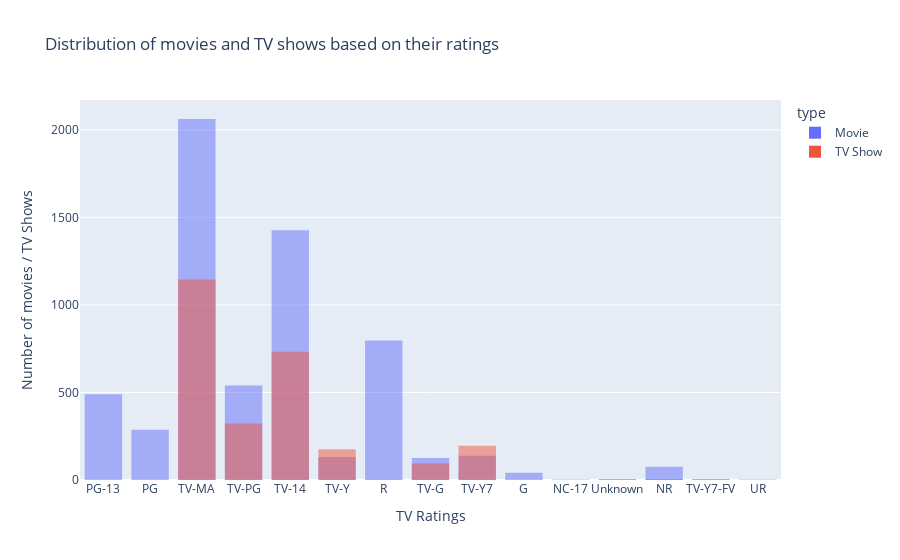

The code cell stored with this chart in its notebook:
### Markdown cell above
Let's plot a histogram to analyze the distribution of movies and TV shows based on their ratings. This can help us understand the popularity of different rating categories among Netflix subscribers.

### Code cell
fig = px.histogram(
    netflix_data,
    title='Distribution of movies and TV shows based on their ratings',
    x='rating',
    color="type",
    barmode='overlay')
fig.update_layout(yaxis_title="Number of movies / TV Shows")
fig.update_layout(xaxis_title="TV Ratings")
fig.show()

### Figure 1 — Plotly figure (JSON) as saved in the notebook; plotly's stock layout.template omitted (floating-point values rounded to 4 significant figures; data arrays with more than 128 entries replaced by an {"elided": "..."} marker saying what was removed)
{"data": [{"alignmentgroup": "True", "bingroup": "x", "hovertemplate": "type=Movie<br>rating=%{x}<br>count=%{y}<extra></extra>", "legendgroup": "Movie", "marker": {"color": "#636efa", "opacity": 0.5, "pattern": {"shape": ""}}, "name": "Movie", "offsetgroup": "Movie", "orientation": "v", "showlegend": true, "type": "histogram", "x": {"elided": "6131 str values"}, "xaxis": "x", "yaxis": "y"}, {"alignmentgroup": "True", "bingroup": "x", "hovertemplate": "type=TV Show<br>rating=%{x}<br>count=%{y}<extra></extra>", "legendgroup": "TV Show", "marker": {"color": "#EF553B", "opacity": 0.5, "pattern": {"shape": ""}}, "name": "TV Show", "offsetgroup": "TV Show", "orientation": "v", "showlegend": true, "type": "histogram", "x": {"elided": "2676 str values"}, "xaxis": "x", "yaxis": "y"}], "layout": {"barmode": "overlay", "legend": {"title": {"text": "type"}, "tracegroupgap": 0}, "title": {"text": "Distribution of movies and TV shows based on their ratings"}, "xaxis": {"anchor": "y", "domain": [0, 1], "title": {"text": "TV Ratings"}}, "yaxis": {"anchor": "x", "domain": [0, 1], "title": {"text": "Number of movies / TV Shows"}}}}
